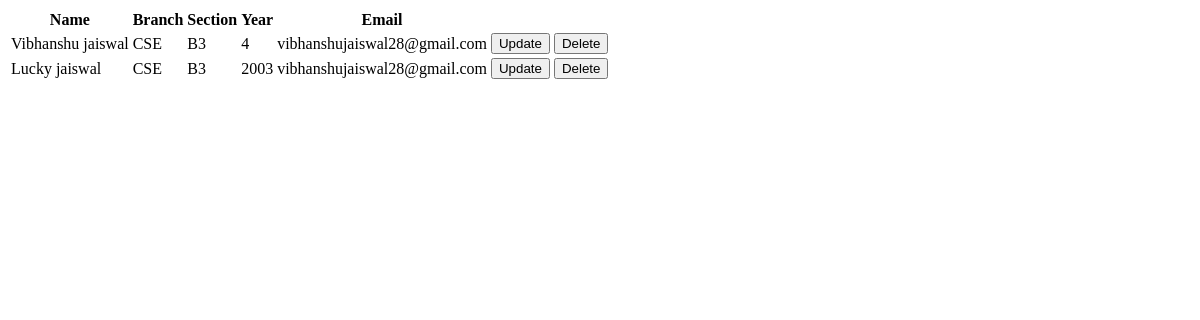
/detail_page, run on an earlier commit of the app's database.
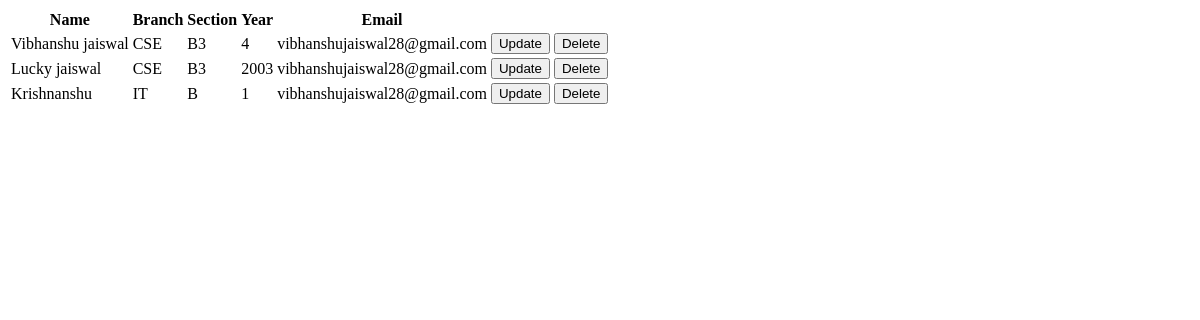
And on a later commit of the database.
### cruds/models.py (models this page shows)
class detail(models.Model):
    name = models.CharField(max_length=60)
    branch = models.CharField(max_length=50)
    section = models.CharField(max_length=5)
    year = models.IntegerField()
    dob = models.DateField()
    email_id = models.EmailField()
    password = models.CharField(max_length=20)

### crud/views.py (the view)
# urls.py: path('detail_page', views.detail_page),
def detail_page(request):
    ob = detail.objects.all()
    if ob:
        x=[]
        for i in ob:
            x.append(i)
    return render(request, 'detail_page.html', {'key':x})

### templates/detail_page.html (shortened to what this page needs)
<!DOCTYPE html>
<html lang="en">
<head>
</head>
<body>
    <table>
        <tr>
            <th>Name</th>
            <th>Branch</th>
            <th>Section</th>
            <th>Year</th>
            <th>Email</th>
        </tr>
        {% for i in key %}
        <tr>
            <td>{{i.name}}</td>
            <td>{{i.branch}}</td>
            <td>{{i.section}}</td>
            <td>{{i.year}}</td>
            <td>{{i.email_id}}</td>
            <td><a href="{% url 'update_record' email=i.email_id %}"><button>Update</button></a></td>
            <td><button>Delete</button></td>
        </tr>
        {% endfor %}
    </table>
</body>
</html>

What changed in the data, as far as the page shows it:
added detail: name "Krishnanshu", branch "IT", section "B", year "1", email_id "vibhanshujaiswal28@gmail.com"
